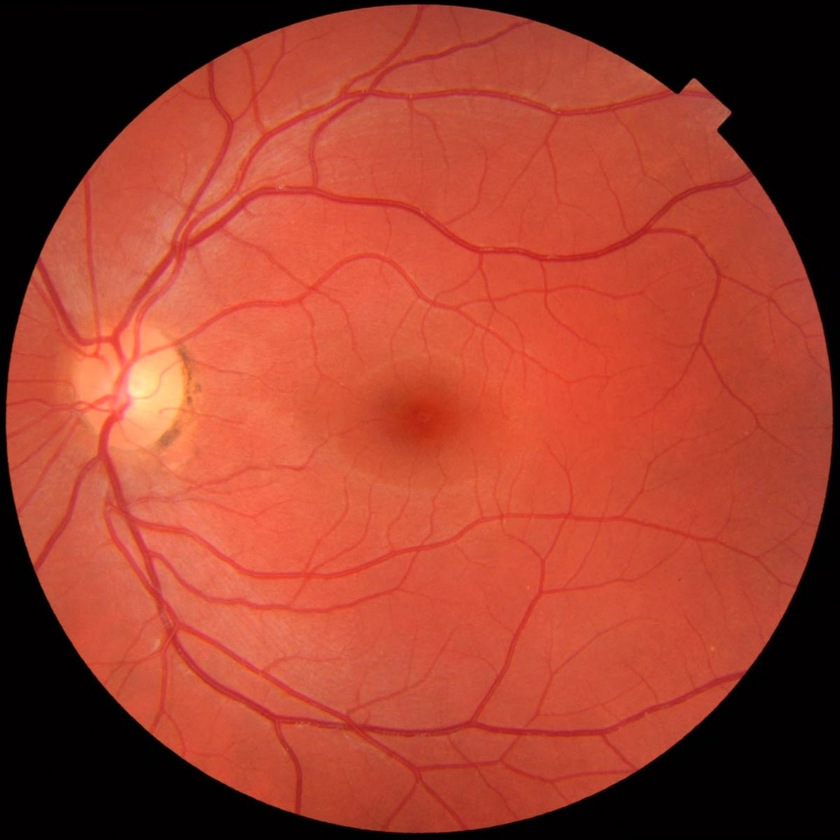
#> input picture a1_2019702002/input_data/q6/eyeref.png, 840 x 840 px, shrunk from 1200 x 1200 before the run, found by its file name
$ python match_histograms.py
#> lines starting #> are read from the running program, lines starting #| are printed output that depends on the picture
import cv2
import numpy as np
from matplotlib import pyplot as plt


def get_histogram(image,i):
    plt.subplot(3,1,i)
    count, bins, patches = plt.hist(image.ravel(), bins=256)
    plt.title("Image "+str(i))
    return count

def hist_equalize(org, spec):
    oldshape = org.shape
    org = org.reshape(-1)
    spec = spec.reshape(-1)
    rand1, bin_idx, s_counts = np.unique(org, return_inverse=True,return_counts=True)
    rand2, t_counts = np.unique(spec, return_counts=True)
    s_quant = np.cumsum(s_counts)
    s_quant = s_quant/s_quant[-1]
    t_quant = np.cumsum(t_counts)
    t_quant = t_quant/t_quant[-1]
    our = s_quant*255
    our = our.astype(int)
    tmp = t_quant*255
    tmp = tmp.astype(int)
    b = []
    for data in our[:]:
        diff = tmp - data
        mask = np.ma.less_equal(diff, -1)
        if np.all(mask):
            c = np.abs(diff).argmin()
        masked_diff = np.ma.masked_array(diff, mask)
        b.append(masked_diff.argmin())
    b = np.array(b,dtype='uint8')
    return b[bin_idx].reshape(oldshape)

spec = cv2.imread('eyeref.png')# path needs to be channged all input images are available in the input folder
#> spec is the input picture: shape (840, 840, 3); mean B, G, R 46.2, 63.5, 159.5
spec = cv2.cvtColor(spec, cv2.COLOR_BGR2GRAY)
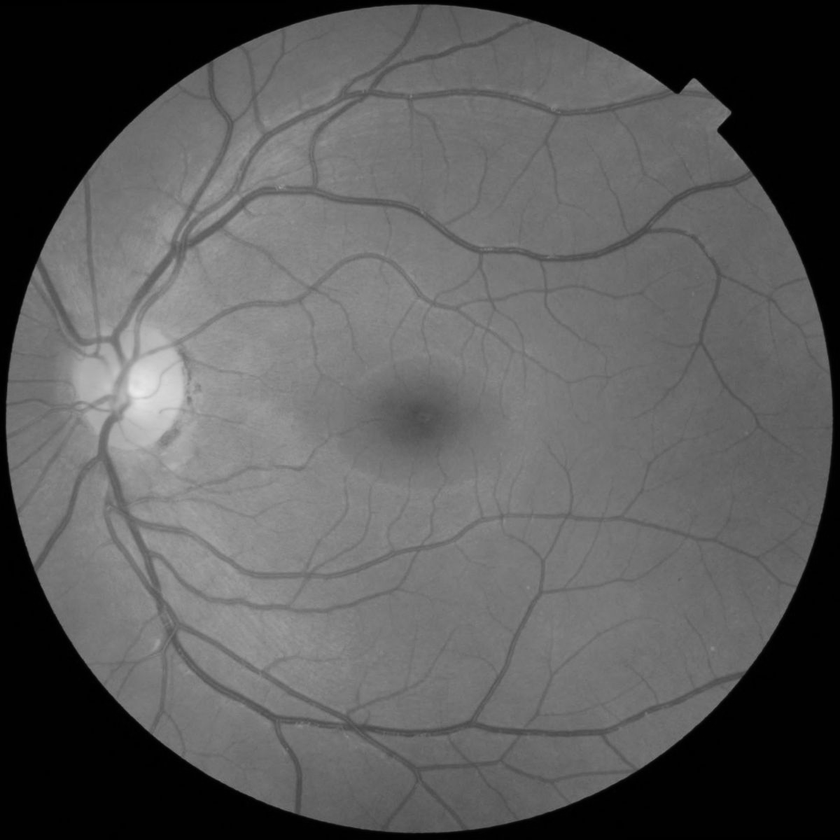
#> spec: shape (840, 840); min 0, max 235, mean 90.3
org = cv2.imread('eye.png')# path needs to be channged all input images are available in the input folder
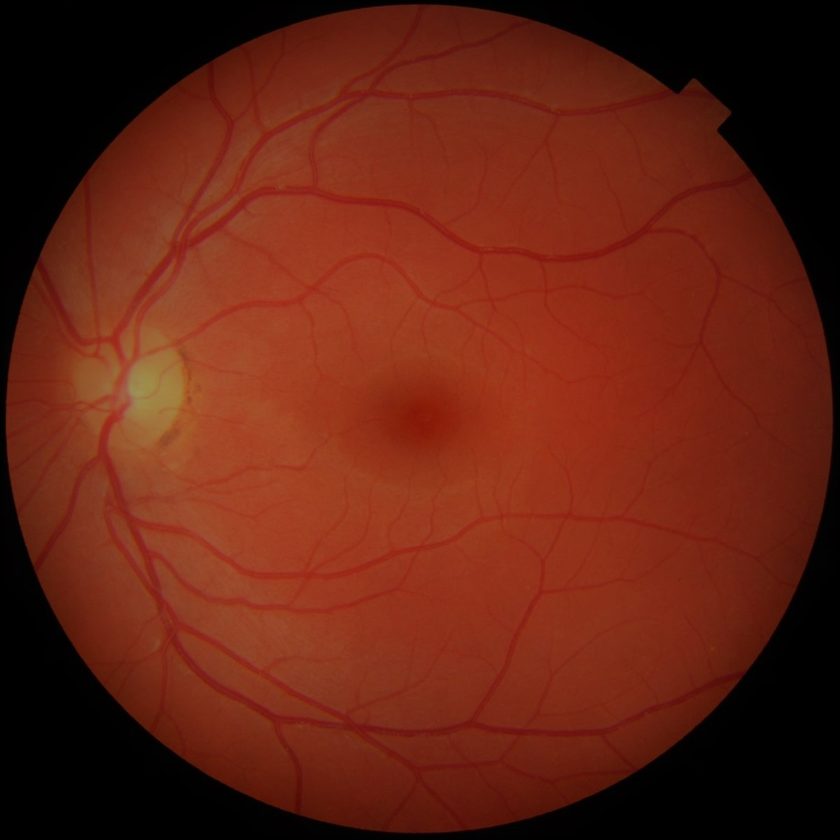
#> input picture a1_2019702002/input_data/q6/eye.png, 840 x 840 px, shrunk from 1200 x 1200 before the run, found by its file name
#> org is the input picture: shape (840, 840, 3); mean B, G, R 19.1, 35.2, 101
org = cv2.cvtColor(org, cv2.COLOR_BGR2GRAY)
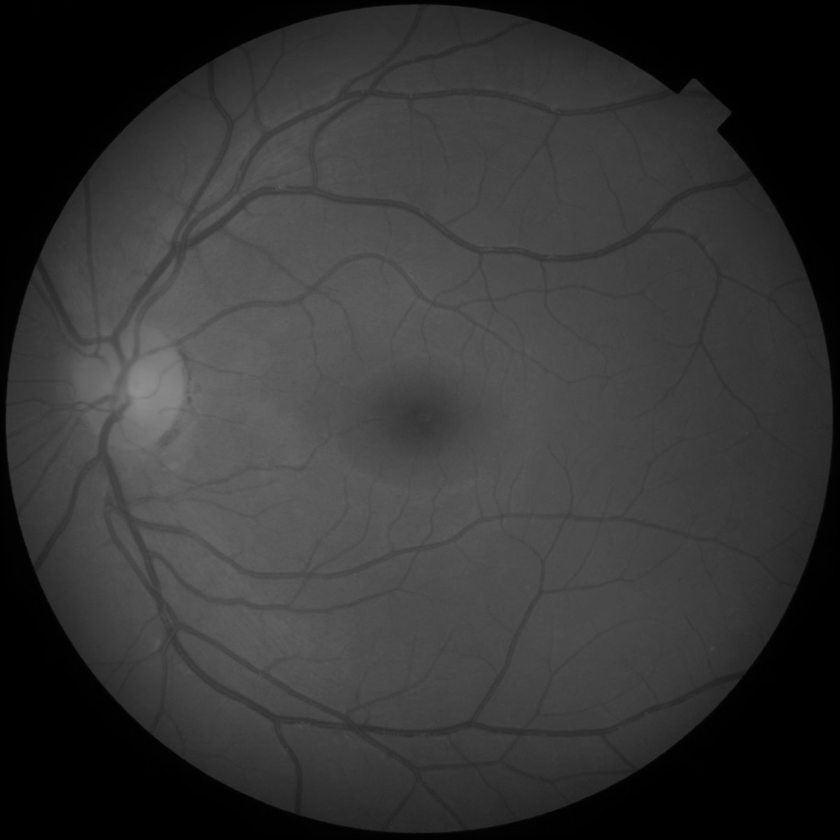
#> org: shape (840, 840); min 0, max 143, mean 53

a = hist_equalize(org, spec)
#> in hist_equalize, `rand1, bin_idx, s_counts = np.unique(org, return_inverse=True,return_c..`: rand1 = 144 values from 0 to 143; s_counts = 144 values, max 118066 at index 0, min 3 at index 143, mean 4900
#> in hist_equalize, `rand2, t_counts = np.unique(spec, return_counts=True)`: rand2 = 236 values from 0 to 235; t_counts = 236 values, max 147397 at index 1, min 1 at index 235, mean 2989.8
#> in hist_equalize, `s_quant = np.cumsum(s_counts)`: s_quant = 144 values from 118066 to 705600
#> in hist_equalize, `s_quant = s_quant/s_quant[-1]`: s_quant = 144 values from 0.167 to 1
#> in hist_equalize, `t_quant = np.cumsum(t_counts)`: t_quant = 236 values from 5037 to 705600
#> in hist_equalize, `t_quant = t_quant/t_quant[-1]`: t_quant = 236 values from 0.00714 to 1
#> in hist_equalize, `our = s_quant*255`: our = 144 values from 42.67 to 255
#> in hist_equalize, `our = our.astype(int)`: our = 144 values from 42 to 255
#> in hist_equalize, `tmp = t_quant*255`: tmp = 236 values from 1.82 to 255
#> in hist_equalize, `tmp = tmp.astype(int)`: tmp = 236 values from 1 to 255
#> the loop in hist_equalize, `for data in our[:]:` made 144 passes
#> data on passes 1 to 12: 42, 52, 57, 58, 58, 58, 59, 59, 59, 59, 59, 59
#> after the loop in hist_equalize, `for data in our[:]:`: b = 144 values from 1 to 235
get_histogram(org,1)
#> in get_histogram, `count, bins, patches = plt.hist(image.ravel(), bins=256)`: count = 256 values, max 118066 at index 0, min 0 at index 2, mean 2756.2; bins = 257 values from 0 to 143; patches = 256 items
get_histogram(spec,2)
get_histogram(a,3)

cv2.imwrite("a.png",a)# output images in the output folder can be used for refrence
cv2.imwrite("a1.png",org)# output images in the output folder can be used for refrence
cv2.imwrite("a2.png",spec)# output images in the output folder can be used for refrence
plt.show()
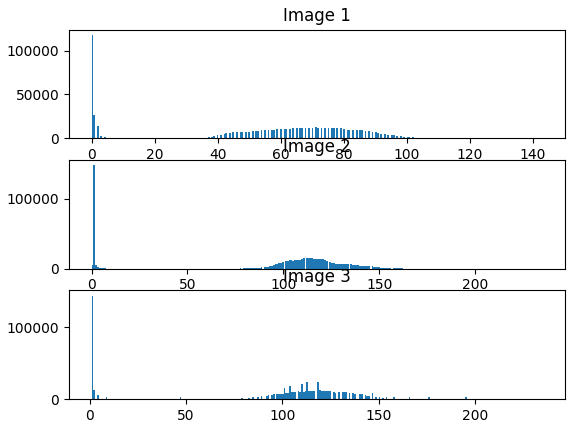
#> figure drawn by matplotlib, 3 panels; panel 1: tallest bar 118066 high, from x = 0 to 0.559; panel 2: tallest bar 147397 high, from x = 0.918 to 1.84; panel 3: tallest bar 144369 high, from x = 1 to 1.91
